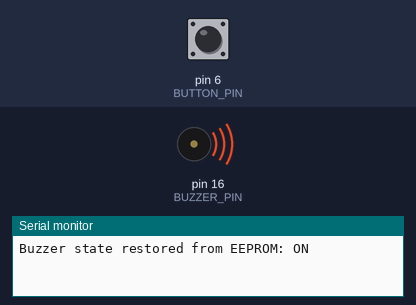
A sketch run on a simulated Arduino Uno, built for the host (arithmetic inside an expression is 32-bit, double 64-bit). Shown: buzzer (waves = sounding, pin HIGH), the last lines printed to the serial monitor. The test bench sets the inputs (shaded band); at power-on: pin 6 (BUTTON_PIN) HIGH. EEPROM starts erased.

Above: at 1.2 s.
1.3 s: pin 6 (BUTTON_PIN) pulled LOW for 0.15 s
At 2.1 s:
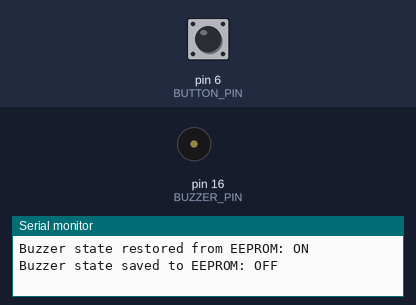
2.9 s: pin 6 (BUTTON_PIN) pulled LOW for 1 s
At 3.3 s:
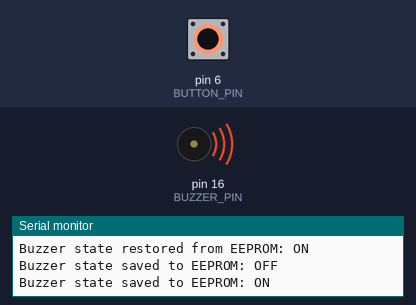
5.4 s: pin 6 (BUTTON_PIN) pulled LOW for 3.2 s
At 6.3 s:
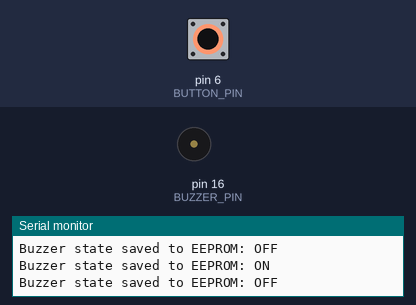
Timing chart, 0 to 8.4 s (numbered marks = the images above; inputs shaded):
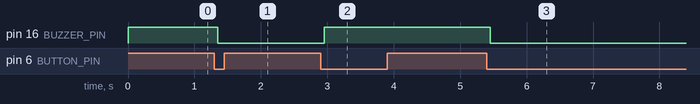

Measured:
- after the input at 1.3 s, pin 16 (BUZZER_PIN): HIGH → LOW after 0.05 s
- after the input at 2.9 s, pin 16 (BUZZER_PIN): LOW → HIGH after 0.05 s
- after the input at 5.4 s, pin 16 (BUZZER_PIN): HIGH → LOW after 0.05 s

The sketch:

TestEEPROM.ino
```cpp
#include <EEPROM.h>

#define EEPROM_SIZE 1      // Chỉ cần lưu 1 byte cho trạng thái còi
#define BUZZER_PIN 16      // Chân kết nối với còi
#define BUTTON_PIN 6       // Chân kết nối với nút nhấn

bool buzzerState = false;  // Trạng thái còi
bool lastButtonState = HIGH; // Trạng thái trước đó của nút nhấn (HIGH khi chưa nhấn)

// Hàm cập nhật trạng thái còi
void updateBuzzer() {
  digitalWrite(BUZZER_PIN, buzzerState ? HIGH : LOW);
}

void setup() {
  Serial.begin(115200);

  // Cấu hình chân nút nhấn và còi
  pinMode(BUZZER_PIN, OUTPUT);
  pinMode(BUTTON_PIN, INPUT_PULLUP);

  // Khởi tạo EEPROM
  if (!EEPROM.begin(EEPROM_SIZE)) {
    Serial.println("Failed to initialize EEPROM");
    while (true);
  }

  // Đọc trạng thái còi từ EEPROM
  buzzerState = EEPROM.read(0);
  Serial.print("Buzzer state restored from EEPROM: ");
  Serial.println(buzzerState ? "ON" : "OFF");

  // Cập nhật trạng thái còi theo giá trị đã lưu
  updateBuzzer();
}

void loop() {
  bool buttonState = digitalRead(BUTTON_PIN);

  // Phát hiện cạnh xuống của nút nhấn (nhấn xuống)
  if (buttonState == LOW && lastButtonState == HIGH) {
    delay(50); // Chống dội nút
    if (digitalRead(BUTTON_PIN) == LOW) {
      buzzerState = !buzzerState; // Đảo trạng thái còi
      updateBuzzer();

      // Lưu trạng thái mới vào EEPROM
      EEPROM.write(0, buzzerState);
      EEPROM.commit(); // Ghi dữ liệu vào flash
      Serial.print("Buzzer state saved to EEPROM: ");
      Serial.println(buzzerState ? "ON" : "OFF");
    }
  }

  // Cập nhật trạng thái nút nhấn
  lastButtonState = buttonState;

  delay(10); // Giảm tải CPU
}
```
